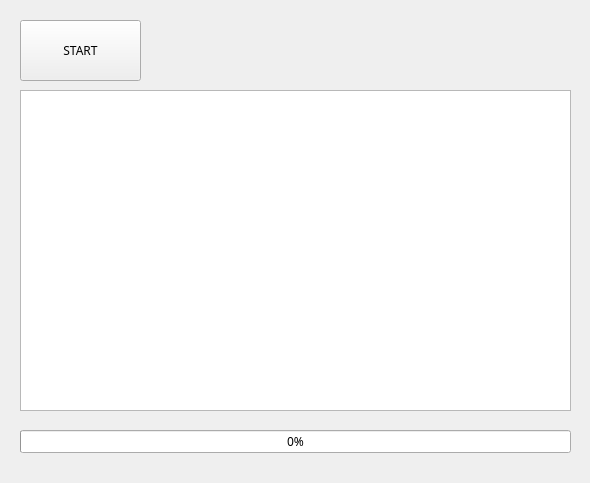
<?xml version="1.0" encoding="UTF-8"?>
<ui version="4.0">
 <class>Form</class>
 <widget class="QWidget" name="Form">
  <property name="geometry">
   <rect>
    <x>0</x>
    <y>0</y>
    <width>590</width>
    <height>483</height>
   </rect>
  </property>
  <property name="windowTitle">
   <string>스레드 테스트</string>
  </property>
  <widget class="QPushButton" name="btnStart">
   <property name="geometry">
    <rect>
     <x>20</x>
     <y>20</y>
     <width>121</width>
     <height>61</height>
    </rect>
   </property>
   <property name="font">
    <font>
     <family>NanumBarunGothic</family>
    </font>
   </property>
   <property name="text">
    <string>START</string>
   </property>
  </widget>
  <widget class="QTextBrowser" name="txbLog">
   <property name="geometry">
    <rect>
     <x>20</x>
     <y>90</y>
     <width>551</width>
     <height>321</height>
    </rect>
   </property>
   <property name="font">
    <font>
     <family>NanumBarunGothic</family>
    </font>
   </property>
   <property name="midLineWidth">
    <number>3</number>
   </property>
  </widget>
  <widget class="QProgressBar" name="pgbTask">
   <property name="geometry">
    <rect>
     <x>20</x>
     <y>430</y>
     <width>551</width>
     <height>23</height>
    </rect>
   </property>
   <property name="font">
    <font>
     <family>NanumBarunGothic</family>
    </font>
   </property>
   <property name="value">
    <number>0</number>
   </property>
  </widget>
 </widget>
 <resources/>
 <connections/>
</ui>
